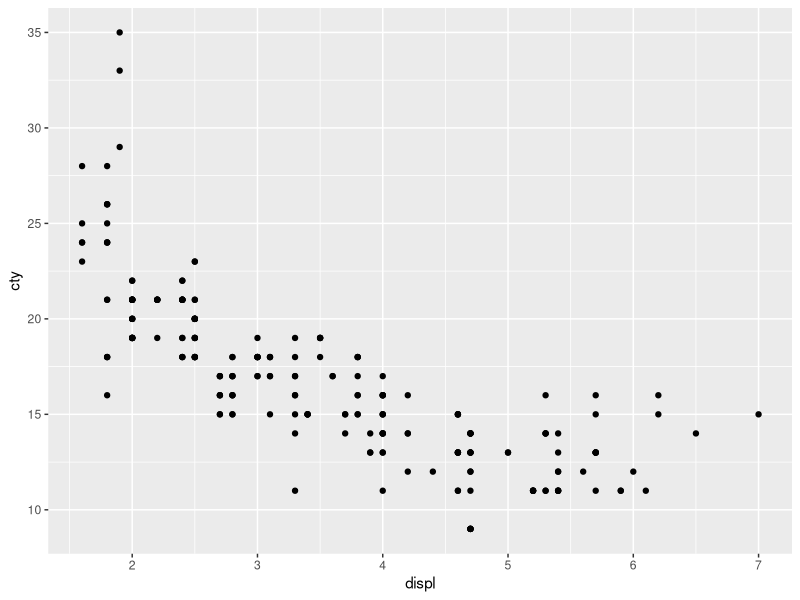
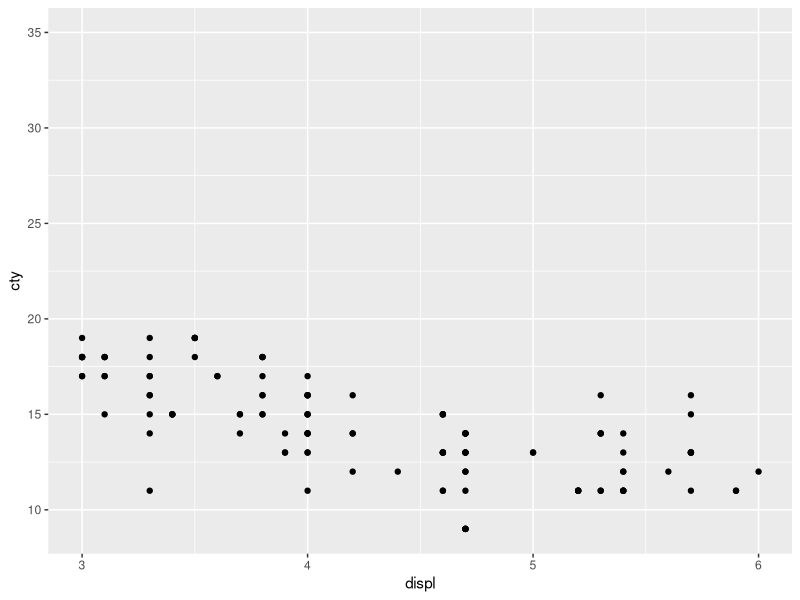
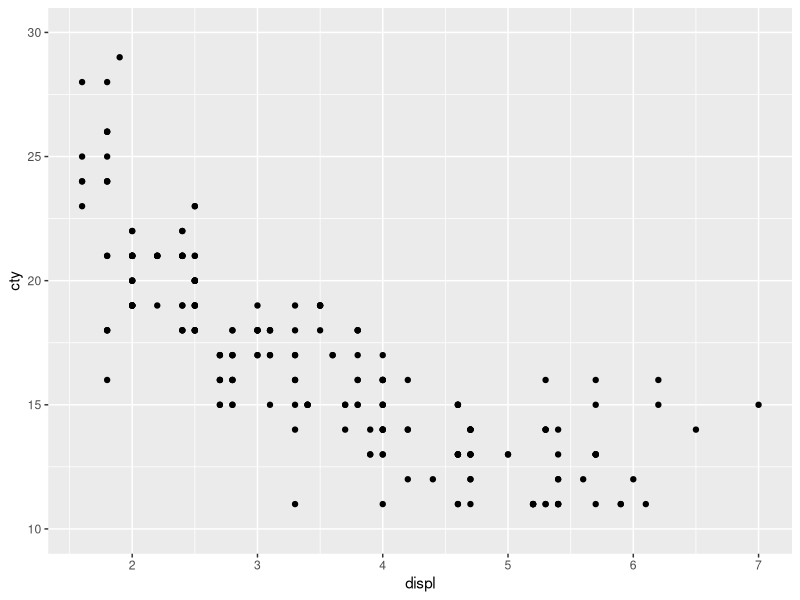
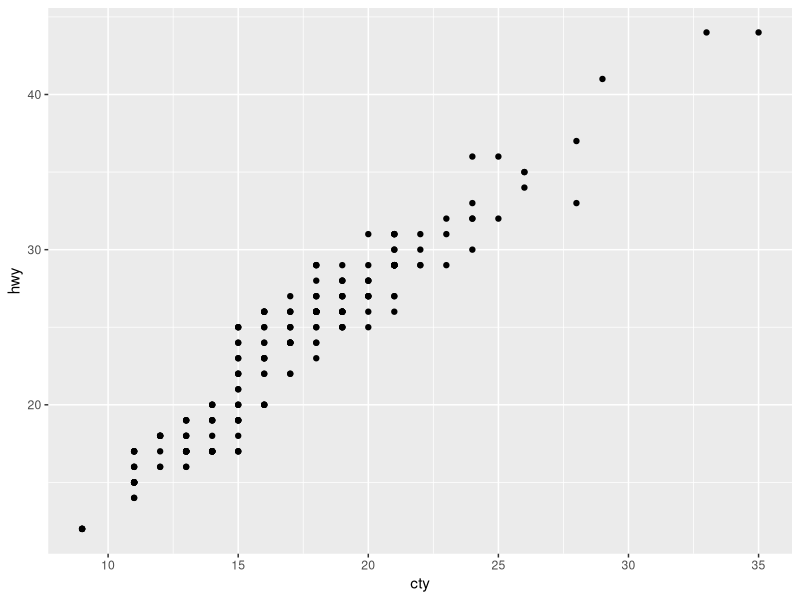
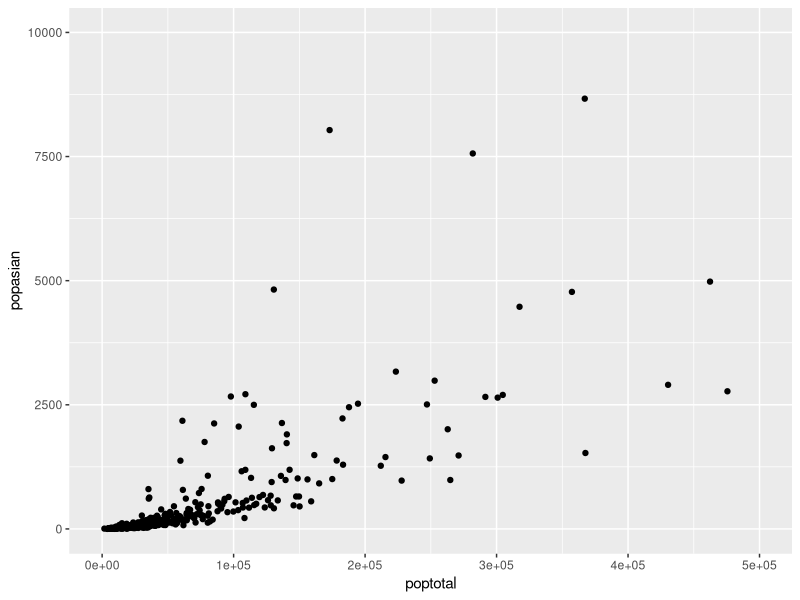
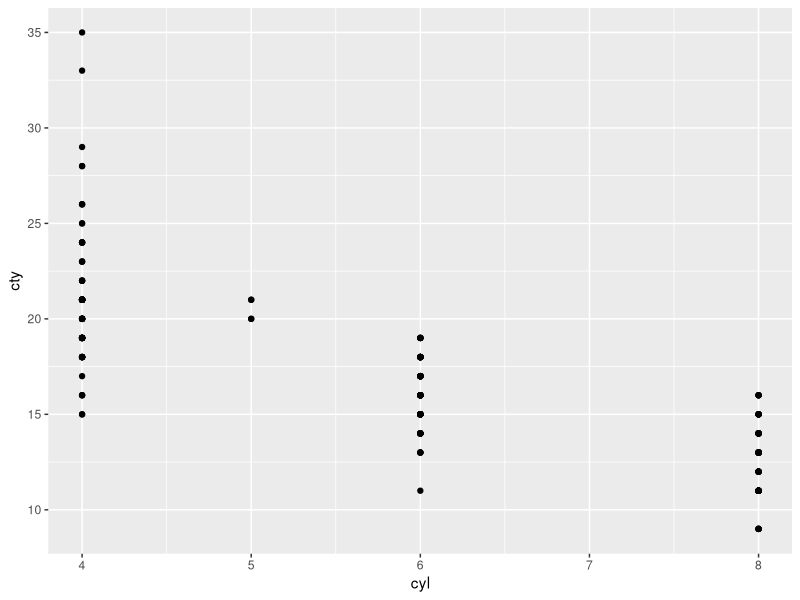
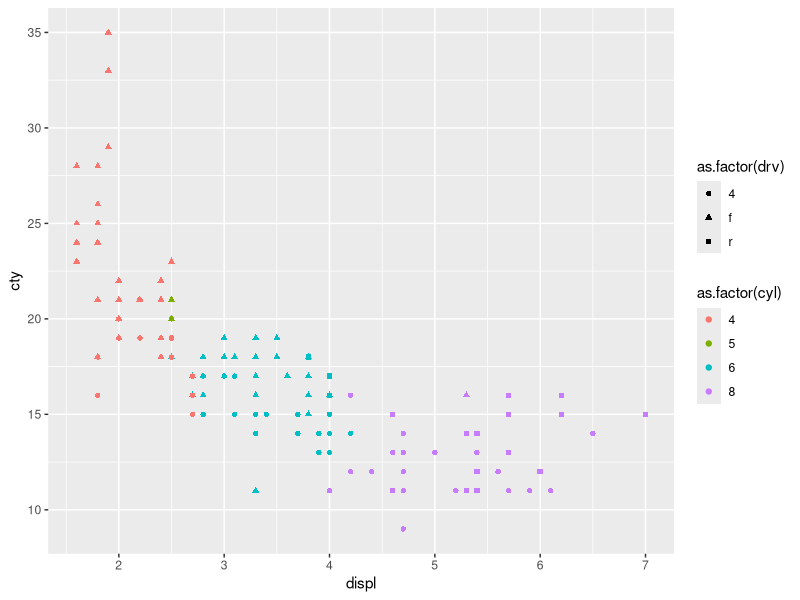

Recreate these plots in R, in order.
# ggplot2 패키지를 사용한 그래프
# gg: grammar of graph(그래프 그리기 문법)
# install.packages("ggplot")
library(ggplot2)
search()

rm(list = ls())

# ggplot2 패키지의 mpg 데이터 프레임 구조 확인
str(mpg)

# 자동차 배기량(displ)과 시내주행 연비(cty) 사이의 관계
# 1) 그래프를 그릴 데이터(데이터프레임), 좌표축 설정
g <- ggplot(data = mpg, mapping = aes(displ, cty))

# 2) 그래프의 종류 선택
g <- g + geom_point()  # 좌표축 + 그래프
g

# 3) 옵션 추가
g <- g + xlim(3, 6)
g

ggplot(mpg, aes(displ, cty)) + geom_point() + ylim(10, 30)

# Q1. mpg 데이터의 cty(도시 연비)와 hwy(고속도로 연비) 간에 어떤 관계가 있는지 알아보려고 합니다. x축은 cty, y축은 hwy로 된 산점도를 만들어 보세요.
ggplot(mpg, aes(cty, hwy)) + geom_point()
# Q2. 미국 지역별 인구통계 정보를 담은 ggplot2 패키지의 midwest 데이터를 이용해서 전체 인구와 아시아인 인구 간에 어떤 관계가 있는지 알아보려고 합니다.
#   x축은 poptotal(전체 인구), y축은 popasian(아시아인 인구)으로 된 산점도를 만들어 보세요.
#   전체 인구는 50만 명 이하, 아시아인 인구는 1만 명 이하인 지역만 산점도에 표시되게 설정하세요.
ggplot(midwest, aes(poptotal, popasian)) + geom_point() + xlim(0, 500000) + ylim(0, 10000)


str(mpg)
table(mpg$cyl)
ggplot(mpg, aes(cyl, cty)) + geom_point()


ggplot(mpg, aes(displ, cty, color = as.factor(cyl), shape = as.factor(drv))) + geom_point()
